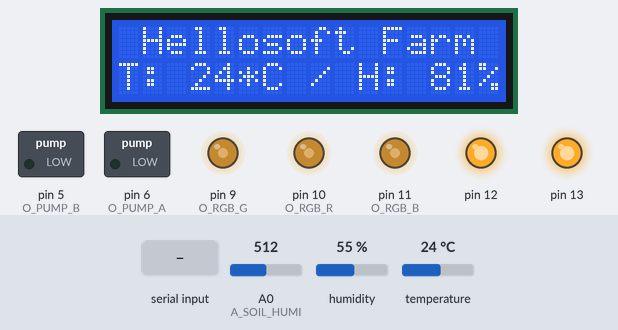
Bench run of a sketch on a simulated Arduino Uno, built with avr-gcc and run on an emulated ATmega328P. Parts: 16×2 character LCD, switched loads named in the sketch (green lamp = pin HIGH), output pins drawn as LEDs (lit = HIGH). Inputs (shaded band) come from the test bench; at power-on: temperature 24 °C, A0 (A_SOIL_HUMI) = 512, humidity 55 %. What the sketch prints to the serial monitor is not drawn.

Above: at 3.2 s.
3.3 s: "WaterPump\n" received over the second serial link
6.3 s: "RGB\n" received over the second serial link
At 8.7 s:
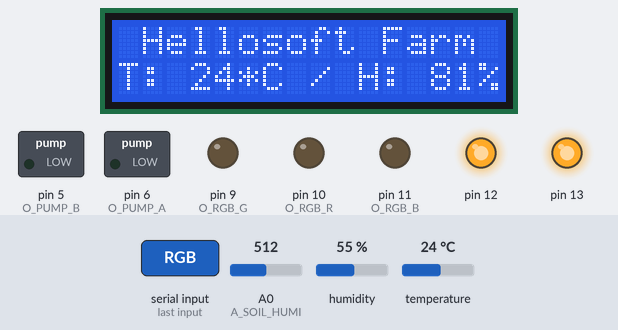
9.0 s: temperature set to 11 °C
At 9.8 s:
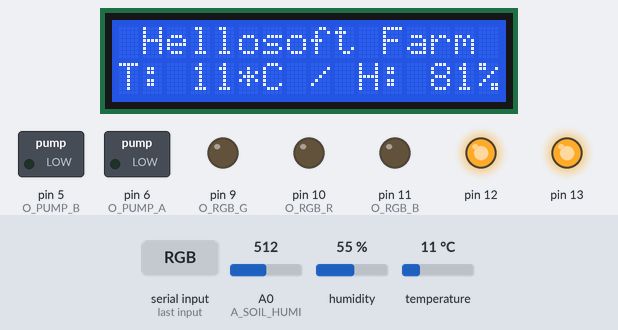
10.6 s: temperature set to 8 °C
At 11.7 s:
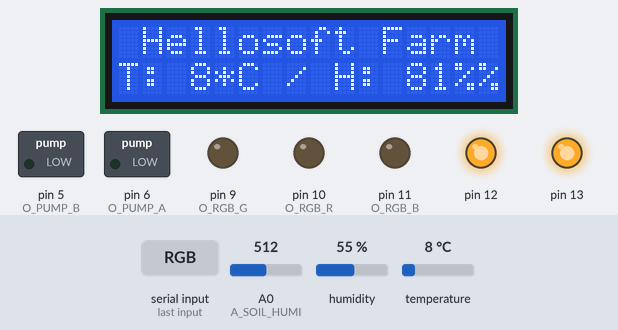
12.1 s: A0 (A_SOIL_HUMI) set to 924
At 13.4 s:
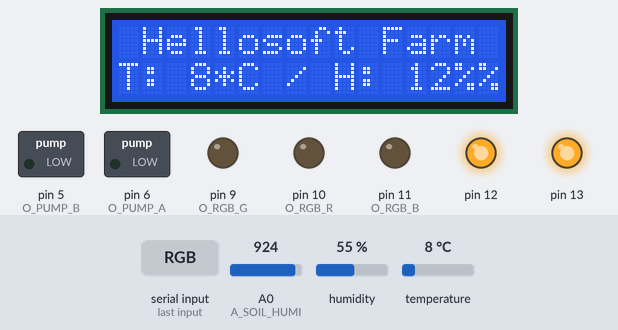
13.7 s: A0 (A_SOIL_HUMI) set to 956
At 15.0 s:
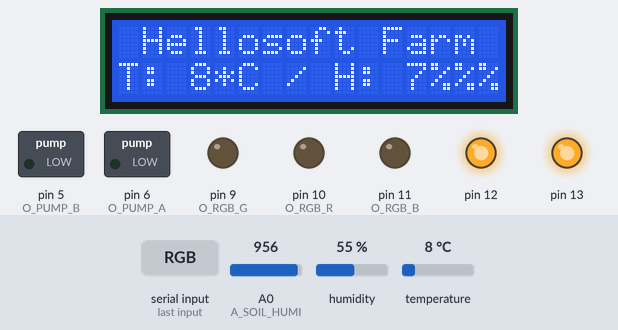
Timing chart, 0 to 16.2 s (numbered marks = the images above; inputs shaded):
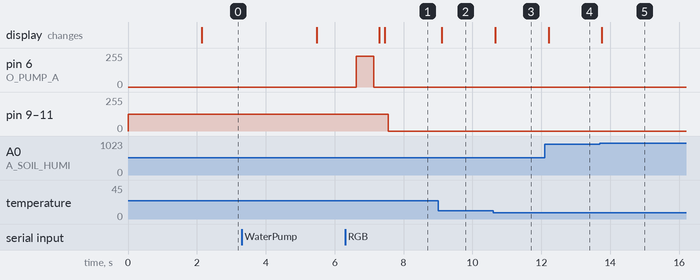

The sketch:

project03.ino
```cpp
//블루투스 관련
#include <SoftwareSerial.h>
SoftwareSerial BT(2, 3);
String cmd;

//온습도계 관련
#include <SimpleDHT.h>
SimpleDHT11 dht11(4);
byte temperature = 0;
byte humidity = 0;
int err = SimpleDHTErrSuccess;
int last_temp;
int last_humi;


//토양수분센서 관련
int soilHumidity = 0;
#define A_SOIL_HUMI A0
int last_soil;

//LCD 관련
#include <LiquidCrystal_I2C.h>/*LiquidCrystal_I2C*/
#define LCD_I2C_ADDR 0x27
LiquidCrystal_I2C lcd(LCD_I2C_ADDR, 16, 2);

//워터펌프 관련
#define O_PUMP_A 6
#define O_PUMP_B 5

//RGB 관련 변수 선언
#define O_RGB_R 10
#define O_RGB_G 9
#define O_RGB_B 11


//////////////////////////////// 사용자 정의 함수 ///////////////////////////////////

//LCD 화면 출력 함수
void printLcd() {
  lcd.setCursor(0, 0);
  lcd.print(" Hellosoft Farm");
  lcd.setCursor(0, 1);
  lcd.print("T: ");
  lcd.print((int)temperature);
  lcd.print("*C / ");
  lcd.print("H: ");
  lcd.print(soilHumidity);
  lcd.print("%");

}

//토양습도 계산 함수
void calcSoilHumidity() {
  soilHumidity = map(analogRead(A_SOIL_HUMI), 1000, 400, 0, 100);
  if(soilHumidity > 100) soilHumidity = 100;
  else if(soilHumidity < 0) soilHumidity = 0;
}

//온도 습도 계산 함수
void calcTemp(){
    int err = SimpleDHTErrSuccess;
  if ((err = dht11.read(&temperature, &humidity, NULL)) != SimpleDHTErrSuccess) {
    return;
  }
}

//워터펌프 작동 함수
void WaterPump(){
    delay(2000);
    lcd.clear();
    lcd.noBacklight();
    for (int i = 0; i < 230; i++)
    {
      analogWrite(O_PUMP_A, i);
      delay(5);
    }
    delay(500);
    analogWrite(O_PUMP_A, 0);
    analogWrite(O_PUMP_B, 0);
    delay(100);

  lcd.init();
  lcd.backlight();
}

void SendSensor(){

  //블루투스 출력
  //온도 3자리 / 습도 3자리 / 토양수분 3자리 형태로 출력함. 예시) Sensor026056080

  String message = "Sensor";

  //온도 3자리 출력
  if((int)temperature<100) message+="0";
  if((int)temperature<10) message+="0";
  message+=((int)temperature);

  //습도 3자리 출력
  if((int)humidity<100) message+="0";
  if((int)humidity<10) message+="0";
  message+=((int)humidity);

  //토양수분 3자리 출력
  if((int)soilHumidity<100) message+="0";
  if((int)soilHumidity<10) message+="0";
  message+=((int)soilHumidity);

  BT.println(message);

  last_temp = (int)temperature;
  last_humi = (int)humidity;
  last_soil = (int)soilHumidity;
}

void RGBChange(){
  int red = cmd.substring(3,6).toInt();
  int green = cmd.substring(6,9).toInt();
  int blue = cmd.substring(9,12).toInt();
  Serial.print(red);
  Serial.print("/");
    Serial.print(green);
  Serial.print("/");
    Serial.print(blue);
  Serial.println("/");

  analogWrite(O_RGB_R,red);
  analogWrite(O_RGB_G,green);
  analogWrite(O_RGB_B,blue);
}

/////////////////////////////// SETUP //////////////////////////////////

void setup() {
  Serial.begin(9600);
  BT.begin(9600);

  pinMode(O_PUMP_A, OUTPUT);
  pinMode(O_PUMP_B, OUTPUT);
  pinMode(O_RGB_R, OUTPUT);
  pinMode(O_RGB_G, OUTPUT);
  pinMode(O_RGB_B, OUTPUT);
  pinMode(12,OUTPUT);
  pinMode(13,OUTPUT);

  analogWrite(O_RGB_R, 125);
  analogWrite(O_RGB_G, 125);
  analogWrite(O_RGB_B, 125);

  analogWrite(O_PUMP_A, 0);
  analogWrite(O_PUMP_B, 0);

  digitalWrite(13,HIGH);
  digitalWrite(12,HIGH);

  lcd.init();
  lcd.backlight();

  delay(2000);
}

//////////////////////////////// LOOP ////////////////////////////////////

void loop() {

  //온도,습도,토양수분 계산하고 LCD에 출력하기
  calcTemp();
  calcSoilHumidity();
  printLcd();

  /*
  //토양 수분 센서 습도가 1~19 값이면 자동으로 워터펌프가 작동합니다.
  if (soilHumidity < 20 && soilHumidity >1) {
    BT.println("WaterPump");
    WaterPump();
  }
  */

  //만약 센서값이 달라지면 블루투스로 전송
  if ((int)temperature!=last_temp || (int)humidity!=last_humi || soilHumidity!=last_soil){
    SendSensor();
  }

  //만약 블루투스로 신호가 들어오면 작동합니다.
  if(BT.available()){
    cmd = BT.readStringUntil('\n');
    delay(100);
    Serial.println(cmd);

    if(cmd.indexOf("WaterPump")>-1) {
      BT.println("WaterPump");
      WaterPump();
    }

    else if (cmd.indexOf("RGB")>-1){
      BT.println("RGB");
      RGBChange();
    }

    else{
      Serial.println(cmd);
    }
  }

  delay(100);

}
```

Measured:
- the behaviour switches between 10 and 9 °C on temperature (found by bisection; images 2 and 3)
- the behaviour switches between 940 and 941 on A0 (A_SOIL_HUMI) (found by bisection; images 4 and 5)
- after the input at 6.3 s, pin 9 (O_RGB_G), pin 10 (O_RGB_R), pin 11 (O_RGB_B): 125/255 → 0/255 after 1.3 s
- after the input at 9.0 s, the display: changes after 0.11 s (image 2)
- after the input at 10.6 s, the display: changes after 0.07 s (image 3)
- after the input at 12.1 s, the display: changes after 0.12 s (image 4)
- after the input at 13.7 s, the display: changes after 0.06 s (image 5)
